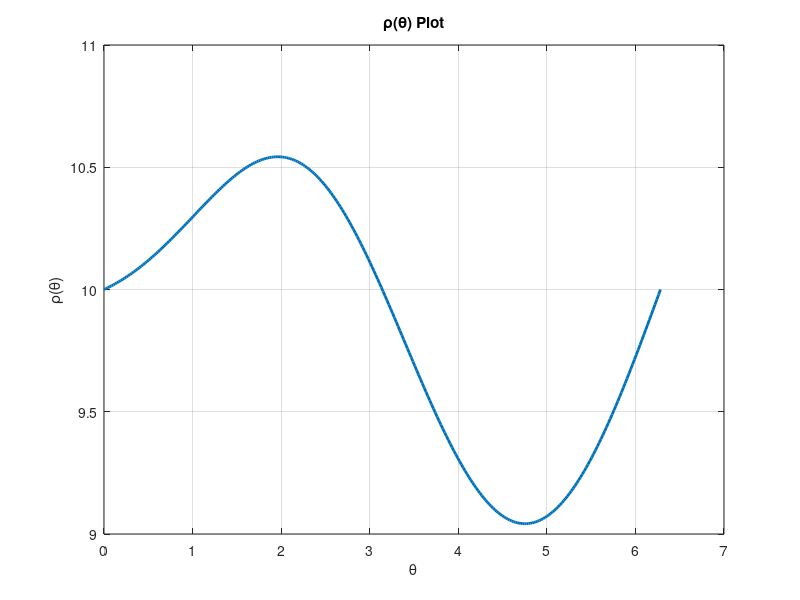

Recreate this plot in MATLAB.
clearvars;
close all;
clc;
theta_range = linspace(0, 2*pi, 300);  % Create a time vector from 0 to 2*pi

% Parametric equations for x and y coordinates

rho = @(theta) 1./(1+5*exp(-theta)).*sin(theta) + 10;  % Adjust the amplitude as needed


% psi = diff(y)./diff(x);
% psi = [psi(1), psi];

rho_val = rho(theta_range);

% Plot the function
figure;
plot(theta_range, rho_val, 'LineWidth', 2);
title('\rho(\theta) Plot');
xlabel('\theta');
ylabel('\rho(\theta)');
grid on;


